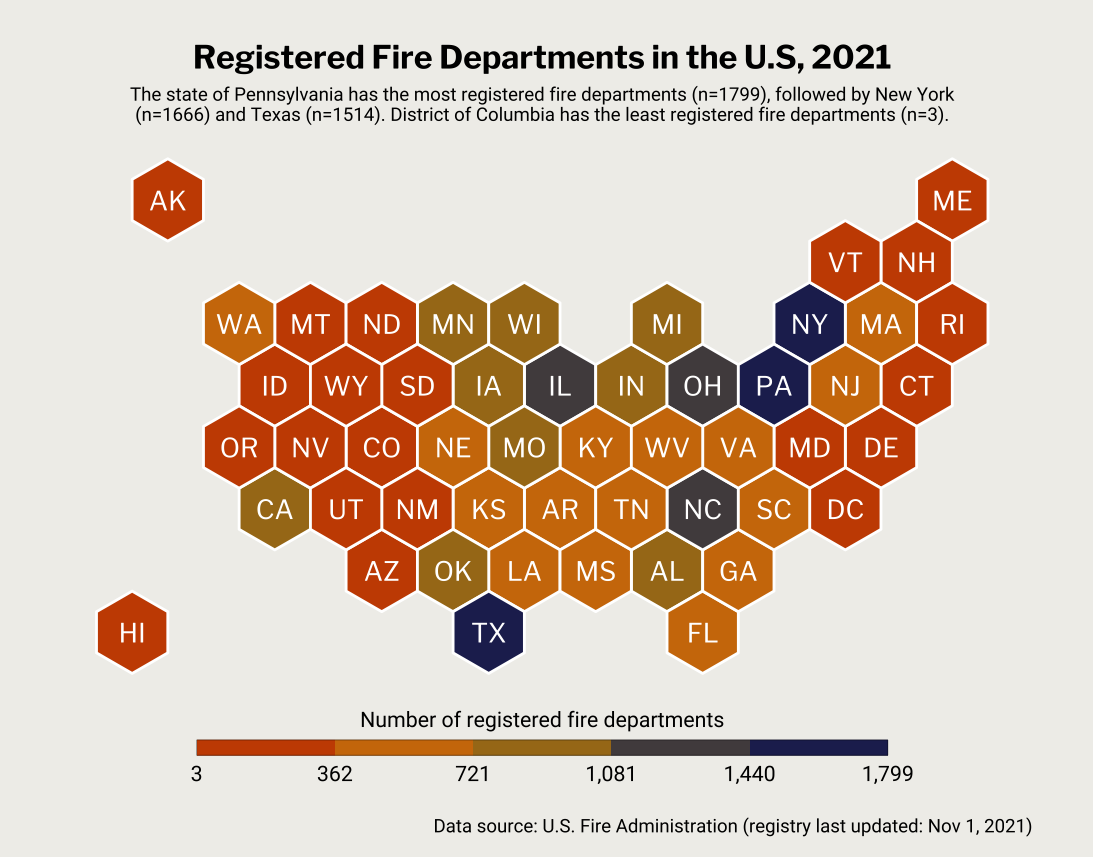

The script that drew this image:
#30DayMapChallenge 04 Hexagons
#Number of registered fire departments in the US 2021, data from U.S. Fire Administration.
#Data source: https://apps.usfa.fema.gov/registry/download (registry last updated Nov 1, 2021)

#load libraries 
library(tidyverse)
library(broom)
library(geojsonio)
library(rgdal)
library(rgeos)

# load fonts
library(sysfonts)
library(showtext)
font_add_google("Roboto")
font_add_google("Libre Franklin")
showtext_auto()

# import fire dept data
fire_dept = read_csv("data/usfa-registry-national.csv") %>% janitor::clean_names()

# hex bin data preparation reference: https://github.com/TamayoLeivaJ/TidyTuesday/blob/gh-pages/2021/2021_Week_041/2021_Week_041.R

# get geoJSON file
us_states <- geojson_read("https://raw.githubusercontent.com/TamayoLeivaJ/TidyTuesday/gh-pages/2021/2021_Week_041/Data/us_states_hexgrid.geojson",  what = "sp") 

# map data
us_states@data = us_states@data %>% 
                 # Remove the "(United States)" of all state names, then remove white space at the right
                 mutate(google_name = str_remove(google_name, pattern = "\\(United States\\)") %>% str_trim(side = "right")) 

# get centroid of each hexbin 
centers <- cbind.data.frame(data.frame(gCentroid(us_states, byid=TRUE), id = us_states@data$iso3166_2, State = us_states@data$google_name)) 

# transform "sp" object to "data frame" 
us_states_df <- tidy(us_states, region = "google_name") 

# plot data
hex_data = fire_dept %>% count(hq_state) %>%
  mutate(State = state.name[match(hq_state, state.abb)]) %>%
  mutate(State = case_when(hq_state=="DC" ~ "District of Columbia", TRUE~State)) %>%
  select(State, n, state_abb=hq_state) %>%
  right_join(us_states_df, by = c("State" = "id")) %>% 
  left_join(centers %>% select(id, State), by = c("State"))

# plot 
hex_data %>%
  ggplot() +
  geom_polygon(aes(fill = n, x = long, y = lat, group = group), color="white") +
  coord_map(clip="on") +
  geom_text(data=centers, aes(x=x, y=y, label=id), color="white", family="Libre Franklin", size=3.5) +
  theme_void(base_family = "Roboto", base_size = 10) +
  theme(legend.position = "bottom",
        plot.margin = unit(c(.5, .8, .3, .7), "cm"),
        plot.background = element_rect(fill="#f0efeb", color=NA),
        plot.title=element_text(face="bold", hjust=.5, family="Libre Franklin"),
        plot.caption=element_text(size=7),
        plot.subtitle=element_text(size=7, hjust=.5),
        legend.title=element_text(size=8),
        legend.text=element_text(size=8),
        ) +
  scale_fill_stepsn("Number of registered fire departments",
                    colours = c("#BD2700","#D97900","#A7791C","#354055","#001964"), #nord::victory_bonds
                    limits = c(3, 1799), breaks = seq(3, 1799, length.out = 6),
                    labels=scales::comma_format(accuracy = 1)) +
   guides(fill = guide_colorsteps(barwidth = unit(18, "lines"), 
                                  barheight = unit(0.4, "lines"), 
                                  show.limits = TRUE, 
                                  frame.colour = "black", 
                                  frame.linewidth = unit(0.2, "lines"), 
                                  title.position = "top", 
                                  title.hjust = 0.5, 
                                  label.position = "bottom")) +
  labs(title="Registered Fire Departments in the U.S, 2021",
       subtitle="The state of Pennsylvania has the most registered fire departments (n=1799), followed by New York\n(n=1666) and Texas (n=1514). District of Columbia has the least registered fire departments (n=3).",
       caption="\nData source: U.S. Fire Administration (registry last updated: Nov 1, 2021)")
       
